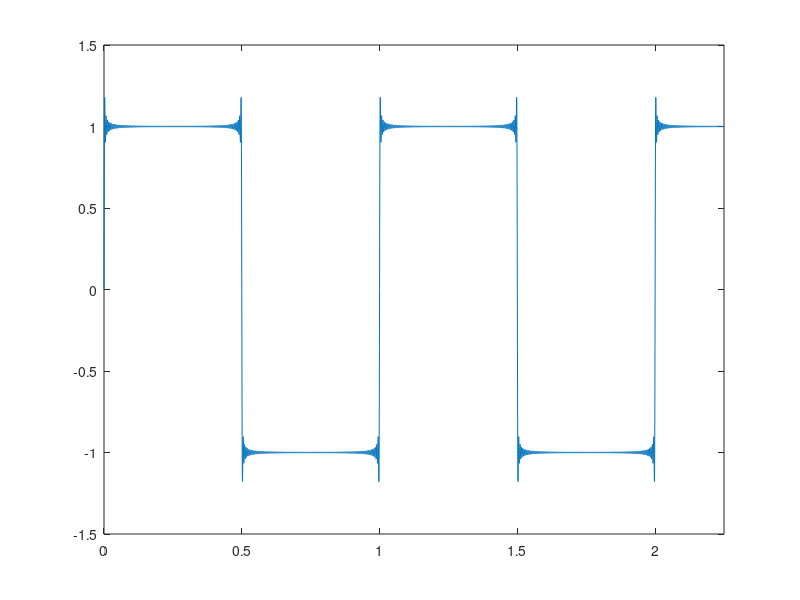

This figure's MATLAB source:
d=10000;
f=zeros(10000,1);
t=zeros(10000,1);
for i=1:1:10000
    t(i,1)=2.25*(i-1)/(d-1);
    for k=0:1:100
        f(i,1)=f(i,1)+(4/pi)*(1/(2*k+1))*sin(2*pi*(2*k+1)*t(i,1));
    end
end
plot(t,f);
xlim([0,2.25]);
ylim([-1.5,1.5]);